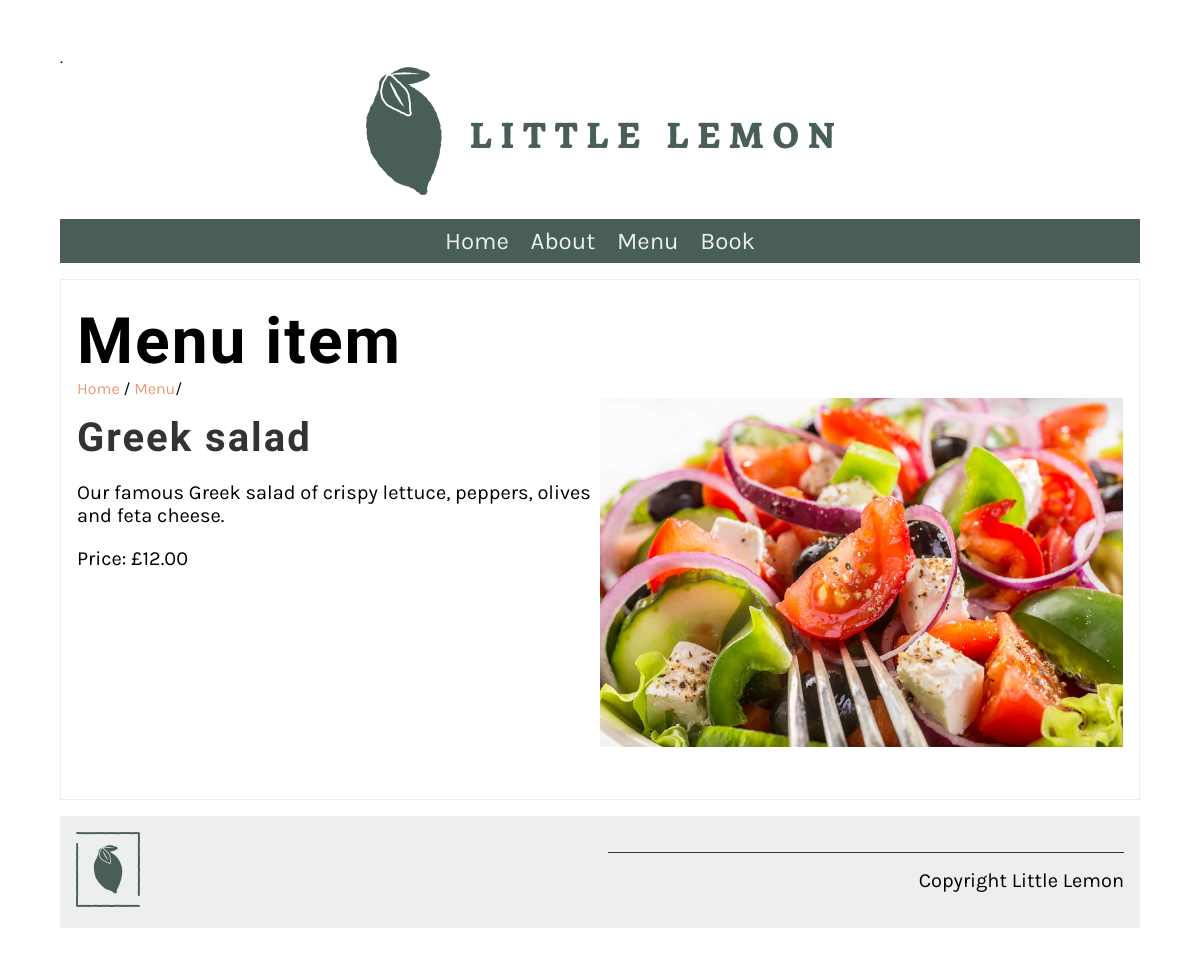
/menu_item/6/, run on the app's committed database.
### myapp/models.py (models this page shows, shortened)
class Menu(models.Model):
    name = models.CharField(max_length = 200)
    price = models.IntegerField()
    description = models.TextField(max_length=1000, default='')

### myapp/views.py (the view)
# urls.py: path('menu_item/<int:pk>/', views.display_menu_items, name="menu_item"),
def display_menu_items(request, pk = None):
    if pk:
        menu_item = Menu.objects.get(pk=pk)
    else:
        menu_item = ""
    return render(request, 'menu_item.html', {"menu_item": menu_item})

### myapp/templates/menu_item.html
{% extends "base.html" %}
{% load static %}
{% block content %}
<section>
    <article>
        <h1>Menu item</h1>
        <span>
            <a href="{% url 'home' %}">Home</a> /
            <a href="{% url 'menu' %}">Menu</a>/
        </span>
        <div class="row">
            <div class="column">
                <h2>
                    {{menu_item.name}}
                </h2>
                <p>
                    {{menu_item.description}}
                </p>
                <p>
                    Price: £{{menu_item.price}}.00
                </p>
            </div>
            <div class="column">
                <img src="/myapp/static/img/menu_items/{{menu_item.name}}.jpg" alt="{{ menu_item.name}}" />
            </div>
        </div>
    </article>
</section>
{% endblock %}

### myapp/static/css/style.css (style rules this page uses)
body { font-family: 'Karla', sans-serif; margin-top: 3rem; margin-bottom: 3rem; margin-left: 5%; margin-right: 5%; }
h1, h2, h3, h4, h5, h6 { font-family: 'Markazi Text', serif; letter-spacing: 2px;; }
h1 { font-size: 4rem; margin-top: 1.5rem; margin-bottom: 0; }
h2 { font-size: 2.5rem; color: #333333; margin:1rem 0; }
p, ul { font-size: 1.25rem;; }
a { color: #EE9972; text-decoration: none; }
section { display: flex; gap: 2rem 1rem; margin-top: 1rem; margin-bottom: 1rem; flex-direction: row; }
article { flex:1; }
article img { max-width: 100%; }
main article { border: 1px solid #EDEFEE; padding-left: 1rem; padding-right: 1rem; }
.row { display: flex; flex-direction: row; width: 100%; padding-bottom: 1rem; }
.column { flex-basis: 50%; margin-bottom: 1rem; padding-bottom: 1rem; }

### data on the page
Menu: name "Greek salad", description "Our famous Greek salad of crispy lettuce, peppers, olives and feta cheese.", price "12", name (picture)
